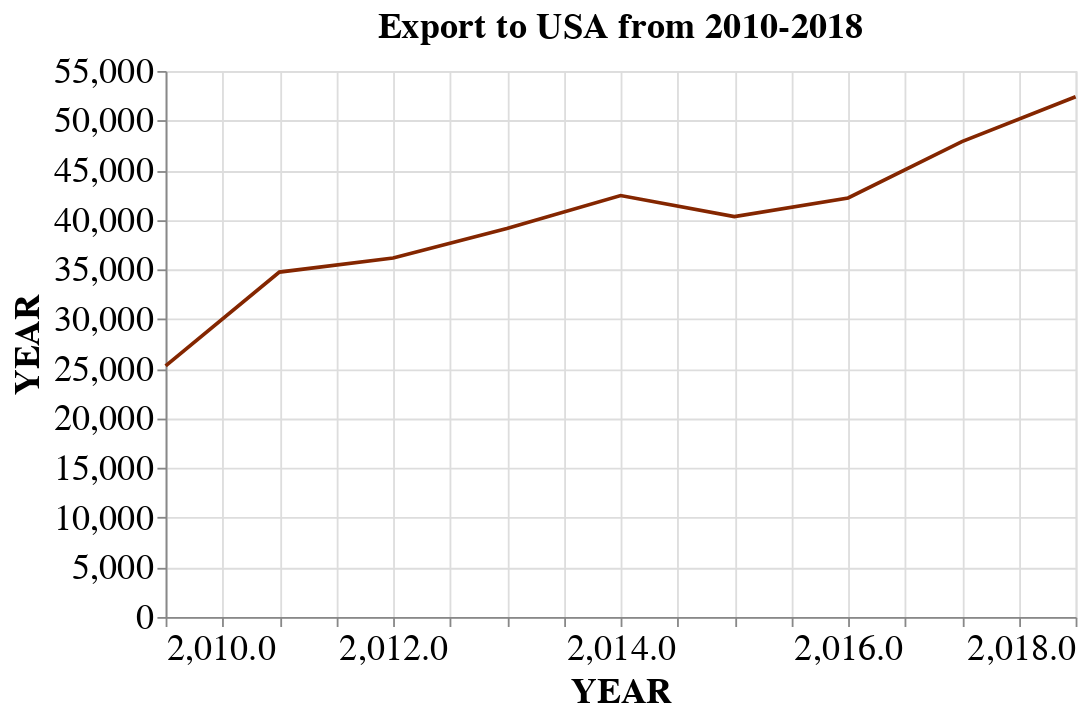

Notebook source saved alongside this figure:
### Code cell
alt.Chart(usa,title='Export to USA from 2010-2018').mark_line(color='#842600').encode(x=alt.X('year',axis=alt.Axis(title='YEAR')),y=alt.Y('value',axis=alt.Axis(title='YEAR'))).properties(width=500).configure_axis(labelFontSize=20,titleFontSize=20).configure_title(fontSize=20)

### Figure 1 — Vega-Lite specification as saved in the notebook (floating-point values rounded to 4 significant figures)
{"config": {"view": {"continuousWidth": 400, "continuousHeight": 300}, "axis": {"labelFontSize": 20, "titleFontSize": 20}, "title": {"fontSize": 20}}, "data": {"name": "data-cdb75a234a47d60b43291b6f615aaf97"}, "mark": {"type": "line", "color": "#842600"}, "encoding": {"x": {"type": "quantitative", "axis": {"title": "YEAR"}, "field": "year"}, "y": {"type": "quantitative", "axis": {"title": "YEAR"}, "field": "value"}}, "title": "Export to USA from 2010-2018", "width": 500, "$schema": "https://vega.github.io/schema/vega-lite/v4.8.1.json", "datasets": {"data-cdb75a234a47d60b43291b6f615aaf97": [{"year": 2010, "country": "U S A", "value": 25290.0}, {"year": 2011, "country": "U S A", "value": 34740.0}, {"year": 2012, "country": "U S A", "value": 36150.0}, {"year": 2013, "country": "U S A", "value": 39140.0}, {"year": 2014, "country": "U S A", "value": 42450.0}, {"year": 2015, "country": "U S A", "value": 40340.0}, {"year": 2016, "country": "U S A", "value": 42210.0}, {"year": 2017, "country": "U S A", "value": 47880.0}, {"year": 2018, "country": "U S A", "value": 52410.0}]}}
